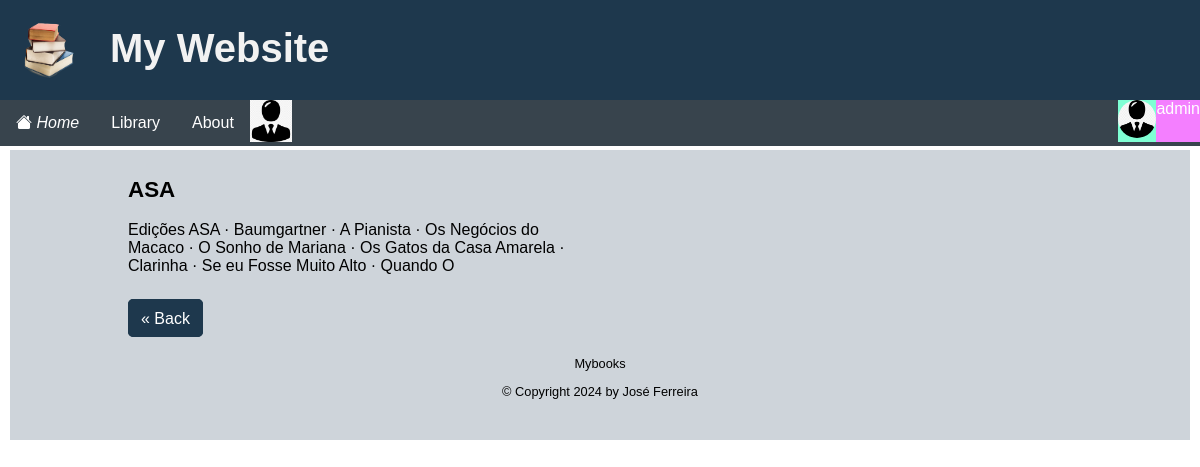
Screenshot of /publisher/1/ (signed in) with the database file from the repository.
### apps/accounts/models.py (models this page shows, shortened)
class Profile(models.Model):
    user = models.OneToOneField(User, on_delete=models.CASCADE)
    avatar = models.ImageField(default='avatar.jpg', upload_to=image_file_path)

### apps/books/models.py (models this page shows, shortened)
class Publisher(models.Model):
    name = models.CharField(max_length=255)
    description = models.TextField(max_length=500, null=True, blank=True)
    created_by = models.ForeignKey(User, on_delete=models.CASCADE, default=1)
    created = models.DateTimeField(auto_now_add=True)
    modified = models.DateTimeField(auto_now=True)
    class Meta:
        ordering = ["name"]

### apps/books/views.py (the view)
# urls.py: path('publisher/<int:pk>/', views.PublisherDetail.as_view(),name='publisher'),
class PublisherDetail(LoginRequiredMixin, DetailView):
    model = Publisher
    context_object_name = 'publisher'

### templates/books/publisher_detail.html
{% extends "base.html" %}
{% block content %}
 <article class="list">
	<header>
		<h2>{{ publisher.name }}</h2>
	</header>
	<p>{{publisher.description}}</p>
	<br>
	<a class="btn btn-primary cta" href="{% url 'publishers' %}"> « Back </a>
</article>
{% endblock content %}

### templates/base.html (shortened to what this page needs)
{% load i18n %}
<!DOCTYPE html>
<html lang="en">
    <head>
        {%load static %}
        <link rel="stylesheet" href="{% static 'css/style.css' %}" />
    </head>
    <body>
        <header class="header">
            <a href="#"><img class="logo" src="{% static 'images/logo.png' %}" alt="logo"></a>
            <h1>My Website</h1>
            <ul class="topnav">
                {% if request.user.is_authenticated %}
                <li class="active"><a href="{%url 'home'%}"><i class="bi bi-house-fill"> Home </i></a></li>
                {% else %}
                <li class="active"><a href="{%url 'index'%}"><i class="bi bi-house-fill"> Home </i></a></li>
                {% endif %}
                {% block navbar %}
                <li class="left">
                    {% if request.user.is_authenticated %}
                    <div class="dropdown left">
                        <button class="dropbtn">Library</button>
                    </div>
                    {% endif %}
                </li>
                {% endblock navbar %}
                <li><a href="{% url 'about' %}">About</a></li>
                <li class="left">
                    {% if request.user.is_authenticated %}
                        {% if user.profile %}
                            <img src="{{ user.profile.avatar.url }}" alt="{{ user.username }}" width="42" height="42"/>
                        {% endif %}
                    {% endif %}
                </li>
                {% if request.user.is_authenticated %}
                <li class="right">
                    <div class="dropdown right">
                        <button class="dropbtn" style="background-color: rgb(244, 127, 255); margin: 0%; padding: 0%;">
                            {{ request.user }}
                            <div style="background-color: aquamarine; float: left; margin: 0%; padding: 0%;">
                                {% if user.profile %}
                                <img src="{{ user.profile.avatar.url }}" alt="{{ user.username }}" width="38" height="38" style="border-radius: 25px;"/>
                                {% endif %}
                            </div>
                        </button>
                    </div>
                </li>
                {% else %}
                <li class="right">
                    <a href="{% url 'login' %}">Login</a>
                    <a href="{% url 'register' %}">Join Now</a>
                </li>
                {% endif %}
            </ul>
        </header>
        <main class="main">
            <div class="container">
            {%block content %}
            {%endblock content%}
            </div>
        </main>
        <footer class="footer">
            <div class="container">
                <p>Mybooks</p>
                <p>&copy; Copyright {% now "Y" %} by José Ferreira</p>
            </div>
        </footer>
    </body>
</html>

### static/css/style.css (style rules this page uses)
:root { --color-body: #ffffff; --color-header: #253f85; --color-nav: #38444d; --color-load-button: #2e6357; --color-footer: #ced4da; --color-primary: #1e384d; --color-secondary: #38444d; --color-secondary-hover: #2f91e2; --color-tertiary: #e4ebf7; --color-tertiary-hover: #a1c6e4; --color-light: #f2f2f2; --color-gray: #ced4da; --color-dark: #212121; --color-white: #ffffff; --color-error: #cf1616; --color-warning: #ffc900; --color-info: #02a2b9; --color-success: #1ba345; --color-input: #0084a5; --color-danger: #cf1616; --border-radius: 5px; }
* { box-sizing: border-box; text-rendering: optimizeLegibility; }
html, body { height: 100%; }
body { font-family: Arial; padding: 10px; background: var(--color-body); margin: 0; }
h1 { font-size: 2rem; line-height: 1.5; }
h2 { font-size: 1.4rem; }
a { color: var(--color-primary); text-decoration: none; }
.container { max-width: 960px; margin: 0 auto; padding: 0.5rem; }
.header { position: fixed; top: 0; left: 0; margin: 0; width: 100%; height: 100px; list-style-type: none; margin: 0; padding: 0; z-index: 5; overflow: hidden; background: var(--color-primary); }
.header h1 { position: relative; margin: 18px; left: 30px; color: var(--color-light); font-size: 40px; }
.logo { padding-top: 15px; padding-left: 15px; width: 80px; height: 80px; float: left; }
.topnav { position: fixed; top: 100px; left: 0; width: 100%; height: 46px; list-style-type: none; margin: 0; padding: 0; z-index: 5; overflow: visible; background-color: var(--color-secondary); }
.topnav li { float: left; background-color: var(--color-secondary); }
.topnav li.right { float: right; background-color: var(--color-secondary); }
.topnav li a { position: relative; display: inline-block; color: white; text-align: center; padding: 14px 16px; text-decoration: none; }
.topnav .dropdown { position: relative; display: inline-block; }
.topnav .dropdown.right { float: right; }
.topnav .dropdown.left { float: left; }
.topnav .dropbtn { background-color: var(--color-secondary); color: white; padding: 14px 16px; font-size: 16px; border: none; cursor: pointer; }
.footer { position: relative; top: 100px; padding: 20px; margin-top: 20px; font-size: 0.8rem; text-align: center; background: var(--color-footer); }
.main { position: relative; top: 140px; left: 0; margin: 0; padding: 0; z-index: 1; background-color: var(--color-gray); }
input, select, textarea, button { font: inherit; }
.btn { padding: 0.6rem 0.75rem; border-radius: var(--border-radius); background-color: var(--color-white); border: solid 1px var(--color-white); color: var(--color-dark); cursor: pointer; text-decoration: none; font-size: 1rem; min-width: 6rem; text-align: center; }
.btn-primary { border: solid 1px var(--color-primary); background-color: var(--color-primary); color: var(--color-white); }
.list { list-style: none; width: 100%; max-width: 450px; }

### rows the page displays
Publisher: name "ASA", description "Edições ASA · Baumgartner · A Pianista · Os Negócios do Macaco · O Sonho de Mariana · Os Gatos da Casa Amarela · Clarinha · Se eu Fosse Muito Alto · Quando O"

### other values shown
{{ request.user }} "admin"
